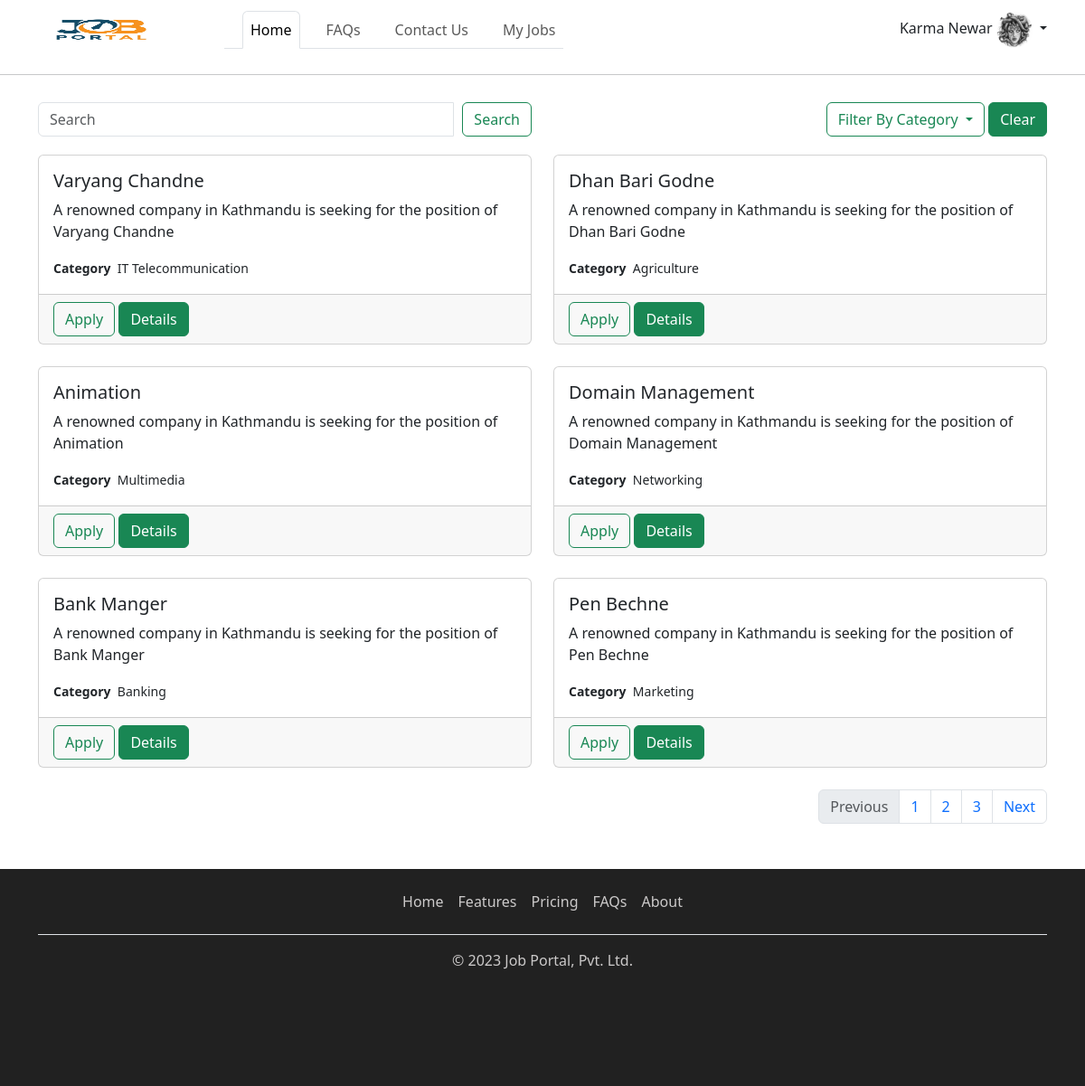
The app's page /?page=0 (signed in) with its own data.
### apps/account/models.py (models this page shows, shortened)
class User(AbstractUser):
    username = models.CharField(default=uuid.uuid4, max_length=100, blank=True, unique=True)
    email = models.EmailField(unique=True)
    middle_name = models.CharField(max_length=20, blank=True, null=True)
    account_activated = models.BooleanField(default=False)
    USERNAME_FIELD = "email"
    REQUIRED_FIELDS = ["username"]
    @property
    def get_full_name(self) -> str:
        return super().get_full_name()

class UserProfile(BaseModel):
    User = models.OneToOneField(User, on_delete=models.CASCADE)
    address = models.CharField(max_length=50)
    phone_number = models.CharField(max_length=14)
    about_me = models.CharField(max_length=1000)
    profile_picture = models.FileField(null=True, blank=True, upload_to='profile_pictures')
    resume = models.FileField(null=True, blank=True, upload_to='resume')

### apps/core/models.py (models this page shows, shortened)
class job(BaseModel):
    title = models.CharField(max_length=100)
    description = models.TextField(max_length=4000)
    category = models.ForeignKey(Category, on_delete= models.CASCADE, related_name = "category_jobs")
    application_deadline = models.DateField()
    is_active = models.BooleanField(default=False)

class Category(BaseModel):
    title = models.CharField(max_length=50)
    class Meta:
        verbose_name_plural = 'Categories'

### apps/core/views.py (the view)
# urls.py: path('', HomeView.as_view(), name = "home"),
class HomeView(ListView):
    template_name = 'core/home.html'
    pagination_class = CustomPagination
    def get_pagination(self):
        return self.pagination_class()
    def get_queryset(self):
        category = self.request.GET.get('category')
        search = self.request.GET.get('search')
        job_filter = {"is_active": True}
        exclude = dict()
        if self.request.user.is_authenticated:
            exclude = {"job_applications__user": self.request.user}
        if category:
            job_filter.update(category__uuid=category)
        if search:
            job_filter.update(title__icontains=search)
        return job.objects.filter(**job_filter).exclude(**exclude).order_by('id')
    def get_context_data(self, **kwargs):
        context = super().get_context_data(**kwargs)
        context["title"] = "Home"
        pagination = self.get_pagination()
        qs = pagination.get_paginated_qs(view=self)
        paginated_qs = pagination.get_nested_pagination(qs, nested_size=2)
        context['job_lists'] = paginated_qs
        context['categories'] = Category.objects.all()
        page_number, page_str = pagination.get_current_page(view=self)
        context[page_str] = 'active'
        context["next_page"] = page_number + 1
        context["prev_page"] = page_number - 1
        context['base_url'] = get_base_url(request=self.request)
        if page_number >= pagination.get_last_page(view=self):
            context["next"] = "disabled"
        if page_number <= 1:
            context["prev"] = "disabled"
        context['home_active'] = 'active'
        return context
        return context

### apps/commons/utils.py (called while the page is built)
def get_base_url(request):
    return "".join([f'{request.scheme}://', f'{request.get_host()}/'])

### apps/core/pagination.py (called while the page is built)
    def get_last_page(self, view):
        quotient = view.get_queryset().count() / self.limit
        if isinstance(quotient, float):
            last_page = int(quotient) + 1
        else:
            last_page = quotient
        return last_page

    def get_pagination_indexes(self, view):
        page_number = view.request.GET.get("page")
        if page_number is not None:
            try:
                page_number = int(page_number)
            except ValueError:
                return self.start, self.limit
            last_page = self.get_last_page(view)
            if page_number > last_page:
                page_number = last_page
            return (self.limit*(page_number-1), self.limit*page_number) if page_number > 0 else (self.start, self.limit)
        return self.start, self.limit

    def get_paginated_qs(self, view):
        start, end = self.get_pagination_indexes(view)
        return view.get_queryset()[start: end]

    @staticmethod
    def get_current_page(view):
        page = view.request.GET.get('page')
        default_active = "one"
        if page is not None:
            try:
                page = int(page)
            except ValueError:
                return 1, default_active
            if page <= 0:
                return page, "prev"
            if page > 3:
                return page, "next"
            else:
                mapper = {1: "one", 2: "two", 3: "three"}
                return page, mapper[page]
        return 1, default_active

    @staticmethod
    def get_nested_pagination(qs, nested_size): # [obj1, obj2, obj3, obj4]
        all_data = []
        each_data = list()
        for index, each in enumerate(qs, start=1):
            each_data.append(each)
            if index % nested_size == 0:
                all_data.append(each_data)
                each_data = list()
        if each_data:
            all_data.append(each_data)
        return all_data #  [[obj1, obj2], []]

### templates/core/home.html (shortened to what this page needs)
{% extends 'layouts/base_home.html' %}
{% block in_content %}
    <div class="row" style="margin-bottom: 20px">
        <div class="col-md-6">
            <form class="my-2 my-lg-0 input-group" method="get" action="#">
                <input name="search" class="form-control mr-sm-2" type="search" placeholder="Search"
                       aria-label="Search">
                <div class="input-group-append">
                    <button style="margin-left: 10px" class="btn btn-outline-success my-2 my-sm-0" type="submit">
                        Search
                    </button>
                </div>
            </form>
        </div>
        <div class="col-md-6">
            <div class="dropdown" style="float: right">
                <button class="btn btn-outline-success dropdown-toggle" type="button" id="dropdownMenuButton"
                        data-toggle="dropdown" aria-haspopup="true" aria-expanded="false">
                    Filter By Category
                </button>
                <a href="{% url 'home' %}" class="btn btn-success">Clear</a>
            </div>
        </div>
    </div>
{% for jobs in job_lists %}
    <div class="row">
        {% for job in jobs %}
        <div class="col-sm-6">
            <div class="card" style="min-height: 210px">
                <div class="card-body">
                    <h5 class="card-title">{{job.title}}</h5>
                    <p class="card-text">A renowned company in Kathmandu is seeking for the position
                        of {{job.title}}</p>
                    <small class="card-text"><b>Category</b>&nbsp&nbsp{{job.category.title}}</small><br>
                </div>
                <div class="card-footer text-muted">
                    {% if request.user.is_authenticated %}
                        <button type="button" class="btn btn-outline-success" data-toggle="modal"
                                data-target="#JobConfirmation{{ job.id }}">
                            Apply
                        </button>
                    {% else %}
                        <a href="#" onclick="login_required()" class="btn btn-outline-success">Apply</a>
                    {% endif %}
                    <a href="{% url 'job_detail' job.uuid %}" class="btn btn-success">Details</a>
                </div>
            </div>
        </div>
        {% endfor %}
    </div>
    <br>
{% endfor %}
{% include 'includes/pagination.html' %}
{% endblock %}

### templates/includes/nav.html (shortened to what this page needs)
{% load static %}
<nav class="navbar navbar-expand-lg navbar-light" style="background-color: white">
    <div class="container">
        <a class="navbar-brand" href="{% url 'home' %}">
            <img src="{% static 'core/logo.png' %}" style="height: 40px; width: 140px">
        </a>
        <div class="collapse navbar-collapse" id="navbarTogglerDemo03">
            <ul class="navbar-nav nav-tabs me-auto mb-2 mb-lg-0" style="margin-left: 50px">
                <li class="nav-item" style="margin-left: 20px">
                    <a class="nav-link {{ home_active }}" href="{% url 'home' %}">Home</a>
                </li>
                <li class="nav-item" style="margin-left: 20px">
                    <a class="nav-link {{ faqs_active }}" href="#">FAQs</a>
                </li>
                <li class="nav-item" style="margin-left: 20px">
                    <a class="nav-link {{ contact_active }}" href="#">Contact Us</a>
                </li>
                {% if request.user.is_authenticated %}
                    <li class="nav-item" style="margin-left: 20px">
                        <a class="nav-link {{ my_jobs_active }}" href="#">My Jobs</a>
                    </li>
                {% endif %}
            </ul>
            {% if not request.user.is_authenticated %}
                <div>
                    <a href="{% url 'user_login' %}" class="btn btn-outline-success" style="width: 150px">Login</a>
                    <a href="{% url 'user_registration' %}" type="button" class="btn btn-success" style="width: 150px">Register</a>
                </div>
            {% else %}
                <div class="dropdown show">
                    <a class="nav-link dropdown-toggle" href="#" id="navbarProfileDropdown" role="button"
                       data-toggle="dropdown" aria-haspopup="true" aria-expanded="false">
                        {% if request.user.get_full_name %}
                            {{ request.user.get_full_name }}
                        {%else%}
                            {{ request.user.email }}
                        {%endif%}
                        {% if request.user.userprofile.profile_picture %}
                            <img src="{{ request.user.userprofile.profile_picture.url }}"
                                 style="height: 40px; width: 40px; border-radius: 50%">
                        {% else %}
                            <img src="{% static 'account/dummy.png' %}" style="height: 40px; width: 40px">
                        {% endif %}
                    </a>
                </div>
            {% endif %}
        </div>
    </div>
</nav>

### records on screen
User: user.get_full_name "Karma Newar", user.userprofile.profile_picture (picture)
job: title "Varyang Chandne", category "IT Telecommunication"
job: title "Dhan Bari Godne", category "Agriculture"
job: title "Animation", category "Multimedia"
job: title "Domain Management", category "Networking"
job: title "Bank Manger", category "Banking"
job: title "Pen Bechne", category "Marketing"
